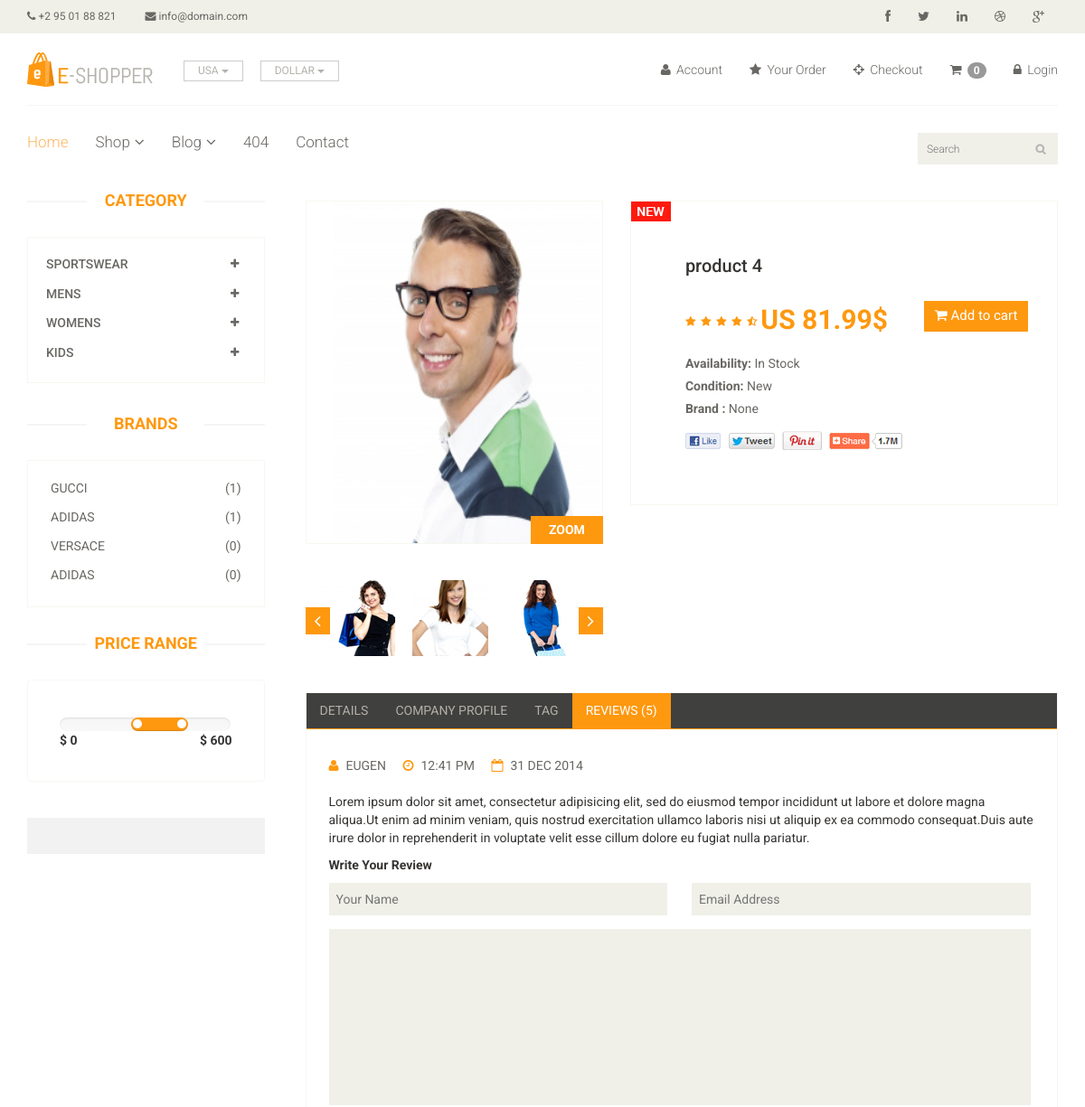
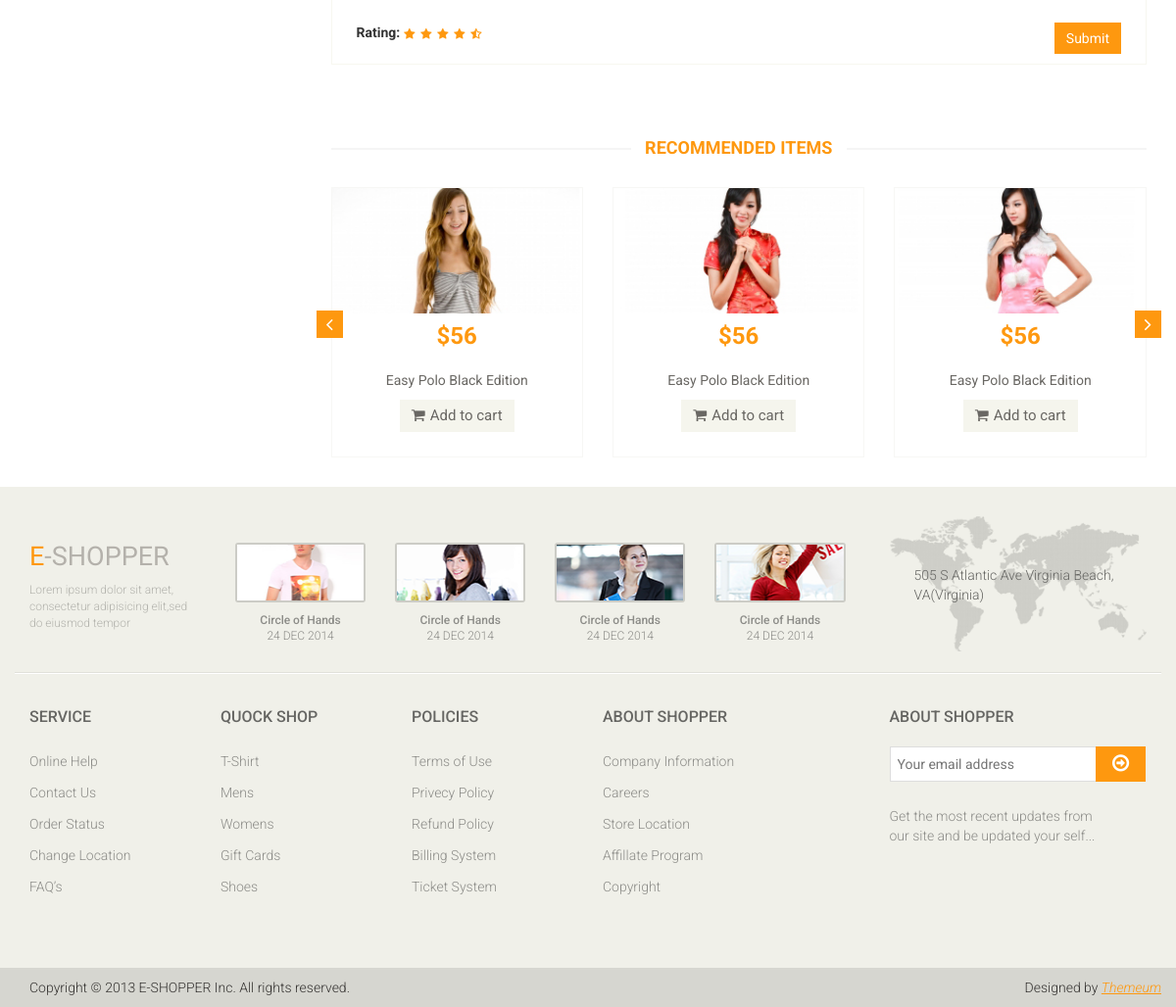
/product_detail/4, run on the app's committed database (2 pictures, top to bottom).
### shopping/models.py (models this page shows, shortened)
class Category(models.Model):
    name=models.CharField(max_length=150)

class Brand(models.Model):
    name=models.CharField(max_length=100)

class Product(models.Model):
    name=models.CharField(max_length=100)
    brand=models.ForeignKey(Brand,on_delete=models.CASCADE,null=True)
    image=models.ImageField(upload_to='ecommerce/image')
    date=models.DateTimeField(auto_now_add=True)
    price=models.DecimalField(max_digits = 10, decimal_places = 2)
    category=models.ForeignKey(Category,on_delete=models.CASCADE,null=False,default='')
    sub_category=models.ForeignKey(Sub_Category,on_delete=models.CASCADE,null=False,default='')

### shopping/views.py (the view)
# urls.py: path('product_detail/<int:id>',product_detail,name='product_detail'),
def product_detail(request , id):
    product=Product.objects.filter(id = id).first()
    category=Category.objects.all()
    brand=Brand.objects.all()
    context ={
        'product': product,
        'category': category,
        'brand':brand,
    }
    return render(request,'product_detail.html',context)

### templates/product_detail.html (shortened to what this page needs)
{% extends 'base.html' %}
{% block content %}
<section>
 <div class="container">
  <div class="row">
   <div class="col-sm-3">
    <div class="left-sidebar">
     <h2>Category</h2>
     <div class="panel-group category-products" id="accordian">
      {% for cate in category %}
      <div class="panel panel-default">
       <div class="panel-heading">
        <h4 class="panel-title">
         <a data-toggle="collapse" data-parent="#accordian" href="#{{ cate.id }}">
          <span class="badge pull-right"><i class="fa fa-plus"></i></span>
          {{ cate.name}}
         </a>
        </h4>
       </div>
      </div>
      {% endfor %}
     </div>
     <div class="brands_products">
      <h2>Brands</h2>
      <div class="brands-name">
       <ul class="nav nav-pills nav-stacked">
        {% for i in brand %}
        <li><a href="/?brand={{ i.id }}"> <span class="pull-right">({{i.product_set.count}})</span>{{i.name}}</a></li>
        {% endfor %}
       </ul>
      </div>
     </div>
     <div class="price-range">
      <h2>Price Range</h2>
      <div class="well">
        <input type="text" class="span2" value="" data-slider-min="0" data-slider-max="600" data-slider-step="5" data-slider-value="[250,450]" id="sl2" ><br />
        <b>$ 0</b> <b class="pull-right">$ 600</b>
      </div>
     </div>
     <div class="shipping text-center">
     </div>
    </div>
   </div>
   <div class="col-sm-9 padding-right">
    <div class="product-details">
     <div class="col-sm-5">
      <div class="view-product">
       <img src="{{ product.image.url }}" alt="" />
       <h3>ZOOM</h3>
      </div>
      <div id="similar-product" class="carousel slide" data-ride="carousel">
           <div class="carousel-inner">
         <div class="item active">
           <a href=""><img src="/static/images/product-details/similar1.jpg" alt=""></a>
           <a href=""><img src="/static/images/product-details/similar2.jpg" alt=""></a>
           <a href=""><img src="/static/images/product-details/similar3.jpg" alt=""></a>
         </div>
        </div>
         <a class="left item-control" href="#similar-product" data-slide="prev">
        <i class="fa fa-angle-left"></i>
         </a>
         <a class="right item-control" href="#similar-product" data-slide="next">
        <i class="fa fa-angle-right"></i>
         </a>
      </div>
     </div>
     <div class="col-sm-7">
      <div class="product-information">
       <img src="images/product-details/new.jpg" class="newarrival" alt="" />
       <h2>{{ product.name }}</h2>
       <img src="images/product-details/rating.png" alt="" />
       <span>
        <span>US {{product.price}}$</span>
        <a href="{% url 'cart_add' product.id %}" class="btn btn-fefault cart">
         <i class="fa fa-shopping-cart"></i>
         Add to cart
        </a>
       </span>
       <p><b>Availability:</b> In Stock</p>
       <p><b>Condition:</b> New</p>
       <p><b>Brand : </b>{{product.brand}}</p>
       <a href=""><img src="images/product-details/share.png" class="share img-responsive"  alt="" /></a>
      </div>
     </div>
    </div>
    <div class="category-tab shop-details-tab">
     <div class="col-sm-12">
      <ul class="nav nav-tabs">
       <li><a href="#details" data-toggle="tab">Details</a></li>
       <li><a href="#companyprofile" data-toggle="tab">Company Profile</a></li>
       <li><a href="#tag" data-toggle="tab">Tag</a></li>
       <li class="active"><a href="#reviews" data-toggle="tab">Reviews (5)</a></li>
      </ul>
     </div>
     <div class="tab-content">
      <div class="tab-pane fade active in" id="reviews" >
       <div class="col-sm-12">
        <ul>
         <li><a href=""><i class="fa fa-user"></i>EUGEN</a></li>
         <li><a href=""><i class="fa fa-clock-o"></i>12:41 PM</a></li>
         <li><a href=""><i class="fa fa-calendar-o"></i>31 DEC 2014</a></li>
        </ul>
        <p>Lorem ipsum dolor sit amet, consectetur adipisicing elit, sed do eiusmod tempor incididunt ut labore et dolore magna aliqua.Ut enim ad minim veniam, quis nostrud exercitation ullamco laboris nisi ut aliquip ex ea commodo consequat.Duis aute irure dolor in reprehenderit in voluptate velit esse cillum dolore eu fugiat nulla pariatur.</p>
        <p><b>Write Your Review</b></p>
        <form action="#">
         <span>
          <input type="text" placeholder="Your Name"/>
          <input type="email" placeholder="Email Address"/>
         </span>
         <textarea name="" ></textarea>
         <b>Rating: </b> <img src="images/product-details/rating.png" alt="" />
         <button type="button" class="btn btn-default pull-right">
          Submit
         </button>
        </form>
       </div>
      </div>
     </div>
    </div>
    <div class="recommended_items">
     <h2 class="title text-center">recommended items</h2>
     <div id="recommended-item-carousel" class="carousel slide" data-ride="carousel">
      <div class="carousel-inner">
       <div class="item active">
        <div class="col-sm-4">
         <div class="product-image-wrapper">
          <div class="single-products">
           <div class="productinfo text-center">
            <img src="images/home/recommend1.jpg" alt="" />
            <h2>$56</h2>
            <p>Easy Polo Black Edition</p>
            <button type="button" class="btn btn-default add-to-cart"><i class="fa fa-shopping-cart"></i>Add to cart</button>
           </div>
          </div>
         </div>
        </div>
        <div class="col-sm-4">
         <div class="product-image-wrapper">
          <div class="single-products">
           <div class="productinfo text-center">
            <img src="images/home/recommend2.jpg" alt="" />
            <h2>$56</h2>
            <p>Easy Polo Black Edition</p>
            <button type="button" class="btn btn-default add-to-cart"><i class="fa fa-shopping-cart"></i>Add to cart</button>
           </div>
          </div>
         </div>
        </div>
        <div class="col-sm-4">
         <div class="product-image-wrapper">
          <div class="single-products">
           <div class="productinfo text-center">
            <img src="images/home/recommend3.jpg" alt="" />
            <h2>$56</h2>
            <p>Easy Polo Black Edition</p>
            <button type="button" class="btn btn-default add-to-cart"><i class="fa fa-shopping-cart"></i>Add to cart</button>
           </div>
          </div>
         </div>
        </div>
       </div>
      </div>
       <a class="left recommended-item-control" href="#recommended-item-carousel" data-slide="prev">
       <i class="fa fa-angle-left"></i>
        </a>
        <a class="right recommended-item-control" href="#recommended-item-carousel" data-slide="next">
       <i class="fa fa-angle-right"></i>
        </a>
     </div>
    </div>
   </div>
  </div>
 </div>
</section>
{% endblock %}

### data on the page
Category: name "SPORTSWEAR"
Category: name "MENS"
Category: name "WOMENS"
Category: name "KIDS"
Brand: product_set.count "1", name "GUCCI"
Brand: product_set.count "1", name "ADIDAS"
Brand: product_set.count "0", name "VERSACE"
Brand: product_set.count "0", name "ADIDAS"
Product: image (picture), name "product 4", price "81.99", brand "None"

### other printed values
{{ request.session.cart|length }} "0"
